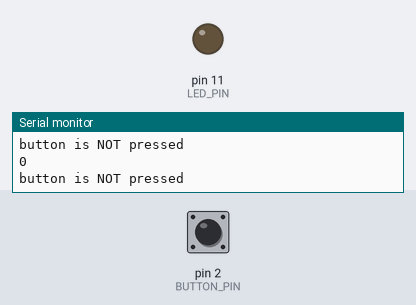
This sketch was run on a simulated Arduino Uno, built with avr-gcc and run on an emulated ATmega328P. Parts: output pins drawn as LEDs (lit = HIGH), the last lines printed to the serial monitor. Dashed ring = blinking. The inputs (shaded band) are chosen by the test bench; at power-on: pin 2 (BUTTON_PIN) LOW.

Above: at 1.2 s.
1.3 s: pin 2 (BUTTON_PIN) pulled HIGH for 0.15 s
At 1.4 s:
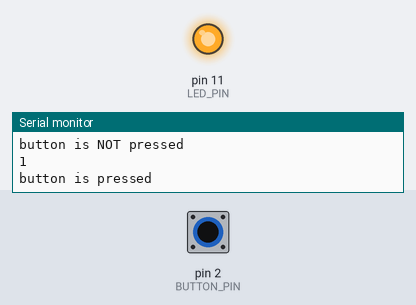
2.9 s: pin 2 (BUTTON_PIN) pulled HIGH for 1 s
At 5.4 s:
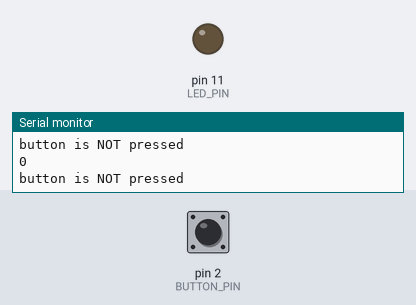
6.9 s: pin 2 (BUTTON_PIN) pulsed HIGH 2 times (0.12 s each, 0.3 s apart)
At 6.99 s:
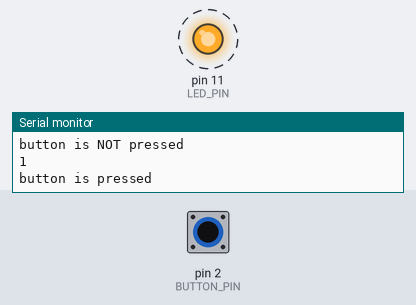
10.5 s: pin 2 (BUTTON_PIN) driven HIGH
At 10.8 s:
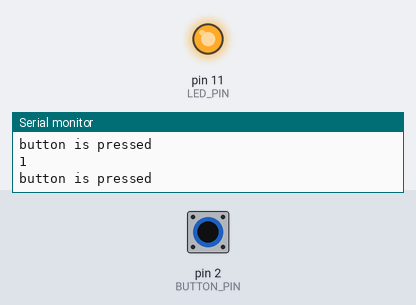
13.5 s: pin 2 (BUTTON_PIN) driven LOW
At 14.0 s:
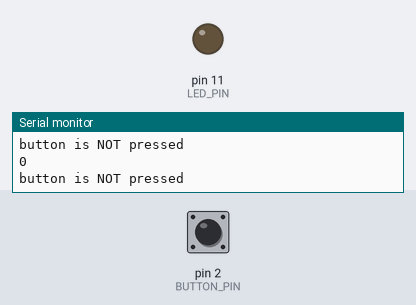
Timing chart, 0 to 16.5 s (numbered marks = the images above; inputs shaded):
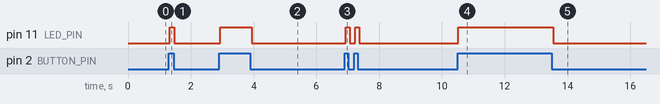

The sketch:

powerLEDonButtonPress.ino
```cpp
#define BUTTON_PIN 2
#define LED_PIN 11

void setup() {
  Serial.begin(9600);
  pinMode(BUTTON_PIN, INPUT);
  pinMode(LED_PIN, OUTPUT);


}

void loop() {
  Serial.println(digitalRead(BUTTON_PIN));
  if (digitalRead(BUTTON_PIN) == HIGH) {
    Serial.println("button is pressed");
    digitalWrite(LED_PIN, HIGH);
  } else {
    Serial.println("button is NOT pressed");
    digitalWrite(LED_PIN, LOW);
  }
  //delay(100);

}
```

Measured:
- after the input at 1.3 s, pin 11 (LED_PIN): LOW → HIGH at once, → LOW 0.14 s later
- after the input at 2.9 s, pin 11 (LED_PIN): LOW → HIGH at once, → LOW 1.0 s later
- after the input at 6.9 s, pin 11 (LED_PIN): alternates HIGH for 0.12 s and LOW for 0.19 s, 4 changes in all, then stays LOW, starting at once
- after the input at 10.5 s, pin 11 (LED_PIN): LOW → HIGH at once
- after the input at 13.5 s, pin 11 (LED_PIN): HIGH → LOW after 0.05 s
